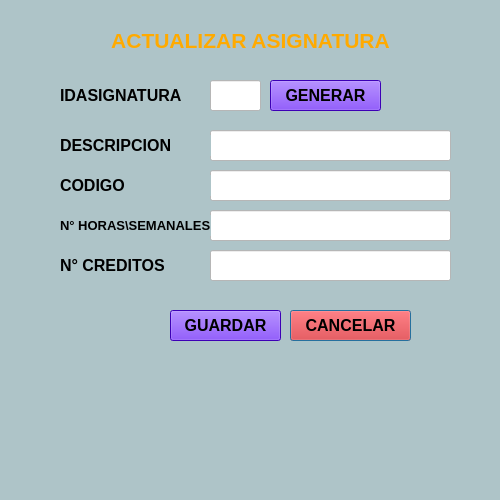
<?xml version="1.0" encoding="UTF-8"?>
<ui version="4.0">
 <class>Dialog</class>
 <widget class="QDialog" name="Dialog">
  <property name="geometry">
   <rect>
    <x>0</x>
    <y>0</y>
    <width>500</width>
    <height>500</height>
   </rect>
  </property>
  <property name="mouseTracking">
   <bool>false</bool>
  </property>
  <property name="acceptDrops">
   <bool>false</bool>
  </property>
  <property name="windowTitle">
   <string>Dialog</string>
  </property>
  <property name="styleSheet">
   <string notr="true">background-color: rgb(174, 196, 200);</string>
  </property>
  <widget class="QLabel" name="label_5">
   <property name="geometry">
    <rect>
     <x>60</x>
     <y>255</y>
     <width>151</width>
     <height>21</height>
    </rect>
   </property>
   <property name="text">
    <string>&lt;html&gt;&lt;head/&gt;&lt;body&gt;&lt;p&gt;&lt;span style=&quot; font-size:12pt; font-weight:600;&quot;&gt;N° CREDITOS&lt;/span&gt;&lt;/p&gt;&lt;/body&gt;&lt;/html&gt;</string>
   </property>
  </widget>
  <widget class="QLineEdit" name="in_descripcion">
   <property name="geometry">
    <rect>
     <x>210</x>
     <y>130</y>
     <width>241</width>
     <height>31</height>
    </rect>
   </property>
   <property name="styleSheet">
    <string notr="true">background-color: rgb(255, 255, 255);</string>
   </property>
  </widget>
  <widget class="QLineEdit" name="in_horas">
   <property name="geometry">
    <rect>
     <x>210</x>
     <y>210</y>
     <width>241</width>
     <height>31</height>
    </rect>
   </property>
   <property name="styleSheet">
    <string notr="true">background-color: rgb(255, 255, 255);</string>
   </property>
  </widget>
  <widget class="QLabel" name="label">
   <property name="geometry">
    <rect>
     <x>60</x>
     <y>85</y>
     <width>151</width>
     <height>21</height>
    </rect>
   </property>
   <property name="text">
    <string>&lt;html&gt;&lt;head/&gt;&lt;body&gt;&lt;p&gt;&lt;span style=&quot; font-size:12pt; font-weight:600;&quot;&gt;IDASIGNATURA&lt;/span&gt;&lt;/p&gt;&lt;/body&gt;&lt;/html&gt;</string>
   </property>
  </widget>
  <widget class="QPushButton" name="btn_cancelar">
   <property name="geometry">
    <rect>
     <x>290</x>
     <y>310</y>
     <width>121</width>
     <height>31</height>
    </rect>
   </property>
   <property name="font">
    <font>
     <pointsize>12</pointsize>
     <weight>75</weight>
     <bold>true</bold>
    </font>
   </property>
   <property name="styleSheet">
    <string notr="true">background-color: rgb(255, 0, 0);</string>
   </property>
   <property name="text">
    <string>CANCELAR</string>
   </property>
  </widget>
  <widget class="QLineEdit" name="in_codigo">
   <property name="geometry">
    <rect>
     <x>210</x>
     <y>170</y>
     <width>241</width>
     <height>31</height>
    </rect>
   </property>
   <property name="styleSheet">
    <string notr="true">background-color: rgb(255, 255, 255);</string>
   </property>
  </widget>
  <widget class="QLabel" name="label_4">
   <property name="geometry">
    <rect>
     <x>60</x>
     <y>215</y>
     <width>151</width>
     <height>21</height>
    </rect>
   </property>
   <property name="text">
    <string>&lt;html&gt;&lt;head/&gt;&lt;body&gt;&lt;p&gt;&lt;span style=&quot; font-size:10pt; font-weight:600;&quot;&gt;N° HORAS\SEMANALES&lt;/span&gt;&lt;/p&gt;&lt;/body&gt;&lt;/html&gt;</string>
   </property>
  </widget>
  <widget class="QPushButton" name="btn_guardar">
   <property name="geometry">
    <rect>
     <x>170</x>
     <y>310</y>
     <width>111</width>
     <height>31</height>
    </rect>
   </property>
   <property name="font">
    <font>
     <pointsize>12</pointsize>
     <weight>75</weight>
     <bold>true</bold>
    </font>
   </property>
   <property name="styleSheet">
    <string notr="true">background-color: rgb(85, 0, 255);</string>
   </property>
   <property name="text">
    <string>GUARDAR</string>
   </property>
  </widget>
  <widget class="QLabel" name="Label_Menu">
   <property name="geometry">
    <rect>
     <x>0</x>
     <y>0</y>
     <width>501</width>
     <height>81</height>
    </rect>
   </property>
   <property name="toolTip">
    <string>&lt;html&gt;&lt;head/&gt;&lt;body&gt;&lt;p align=&quot;center&quot;&gt;&lt;span style=&quot; font-size:16pt; font-weight:600;&quot;&gt;RESGISTRAR NUEVA ASIGNATURA&lt;/span&gt;&lt;/p&gt;&lt;/body&gt;&lt;/html&gt;</string>
   </property>
   <property name="styleSheet">
    <string notr="true">color: rgb(255, 170, 0);</string>
   </property>
   <property name="text">
    <string>&lt;html&gt;&lt;head/&gt;&lt;body&gt;&lt;p align=&quot;center&quot;&gt;&lt;span style=&quot; font-size:16pt; font-weight:600;&quot;&gt;ACTUALIZAR  ASIGNATURA&lt;/span&gt;&lt;/p&gt;&lt;/body&gt;&lt;/html&gt;</string>
   </property>
  </widget>
  <widget class="QLineEdit" name="in_id">
   <property name="geometry">
    <rect>
     <x>210</x>
     <y>80</y>
     <width>51</width>
     <height>31</height>
    </rect>
   </property>
   <property name="styleSheet">
    <string notr="true">background-color: rgb(255, 255, 255);</string>
   </property>
  </widget>
  <widget class="QLabel" name="label_3">
   <property name="geometry">
    <rect>
     <x>60</x>
     <y>175</y>
     <width>151</width>
     <height>21</height>
    </rect>
   </property>
   <property name="text">
    <string>&lt;html&gt;&lt;head/&gt;&lt;body&gt;&lt;p&gt;&lt;span style=&quot; font-size:12pt; font-weight:600;&quot;&gt;CODIGO&lt;/span&gt;&lt;/p&gt;&lt;/body&gt;&lt;/html&gt;</string>
   </property>
  </widget>
  <widget class="QLabel" name="label_2">
   <property name="geometry">
    <rect>
     <x>60</x>
     <y>135</y>
     <width>151</width>
     <height>21</height>
    </rect>
   </property>
   <property name="text">
    <string>&lt;html&gt;&lt;head/&gt;&lt;body&gt;&lt;p&gt;&lt;span style=&quot; font-size:12pt; font-weight:600;&quot;&gt;DESCRIPCION&lt;/span&gt;&lt;/p&gt;&lt;/body&gt;&lt;/html&gt;</string>
   </property>
  </widget>
  <widget class="QLineEdit" name="in_creditos">
   <property name="geometry">
    <rect>
     <x>210</x>
     <y>250</y>
     <width>241</width>
     <height>31</height>
    </rect>
   </property>
   <property name="styleSheet">
    <string notr="true">background-color: rgb(255, 255, 255);</string>
   </property>
  </widget>
  <widget class="QPushButton" name="btn_generar">
   <property name="geometry">
    <rect>
     <x>270</x>
     <y>80</y>
     <width>111</width>
     <height>31</height>
    </rect>
   </property>
   <property name="font">
    <font>
     <pointsize>12</pointsize>
     <weight>75</weight>
     <bold>true</bold>
    </font>
   </property>
   <property name="styleSheet">
    <string notr="true">background-color: rgb(85, 0, 255);</string>
   </property>
   <property name="text">
    <string>GENERAR</string>
   </property>
  </widget>
 </widget>
 <resources/>
 <connections/>
</ui>
